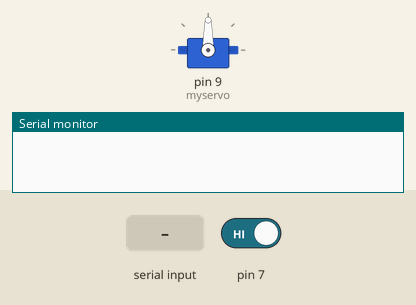
The sketch below on a simulated Arduino Uno, built with avr-gcc and run on an emulated ATmega328P. Shown: servo, the last lines printed to the serial monitor. Inputs (shaded band) come from the test bench; at power-on: pin 7 HIGH.

Above: at 1.2 s.
1.3 s: "0" received over Serial
At 1.45 s:
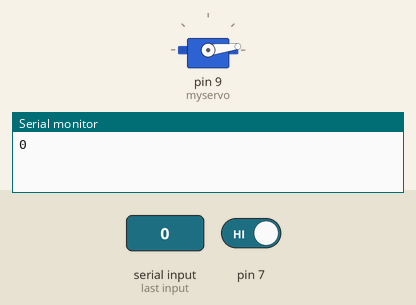
6.4 s: "1" received over Serial
At 6.57 s:
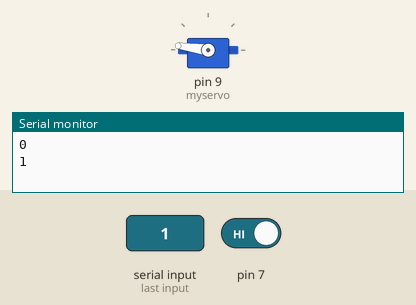
At 7.17 s:
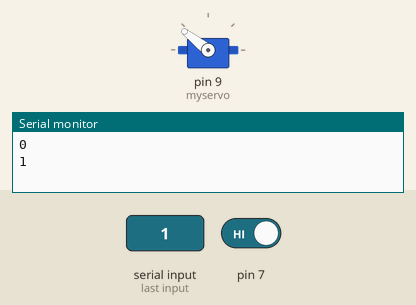
9.4 s: pin 7 driven LOW
Timing chart, 0 to 15.1 s (numbered marks = the images above; inputs shaded):
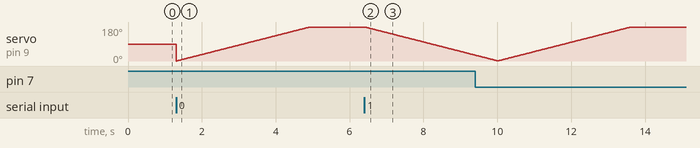

The sketch:

rs.ino
```cpp
#include <Servo.h>

Servo myservo;

int pos = 0,dummy;
int sensorValue = 0;
char data = 0 ;
void setup() {
  Serial.begin(9600);
  myservo.attach(9);
  dummy = pos;
}

void loop()
{
sensorValue = digitalRead(7);
if(sensorValue == 0)
{
 close();
}
if(Serial.available()> 0)
{
  data = Serial.read();
  Serial.println(data);

   if(data =='1'){
    open();
    }
    else if(data == '0'){
      close();
      }

  }
}

void close(){
   for (pos = dummy; pos <= 180; pos++) {
    myservo.write(pos);
    delay(20);
    dummy = pos;
       }
  }

  void open(){
   for (pos = dummy; pos > 0; pos--) {
    myservo.write(pos);
    delay(20);
    dummy = pos;
       }
  }
```

Measured:
- after the input at 6.4 s, servo on pin 9 (myservo): moves from 180° to 31° over 3.0 s, starting at once
